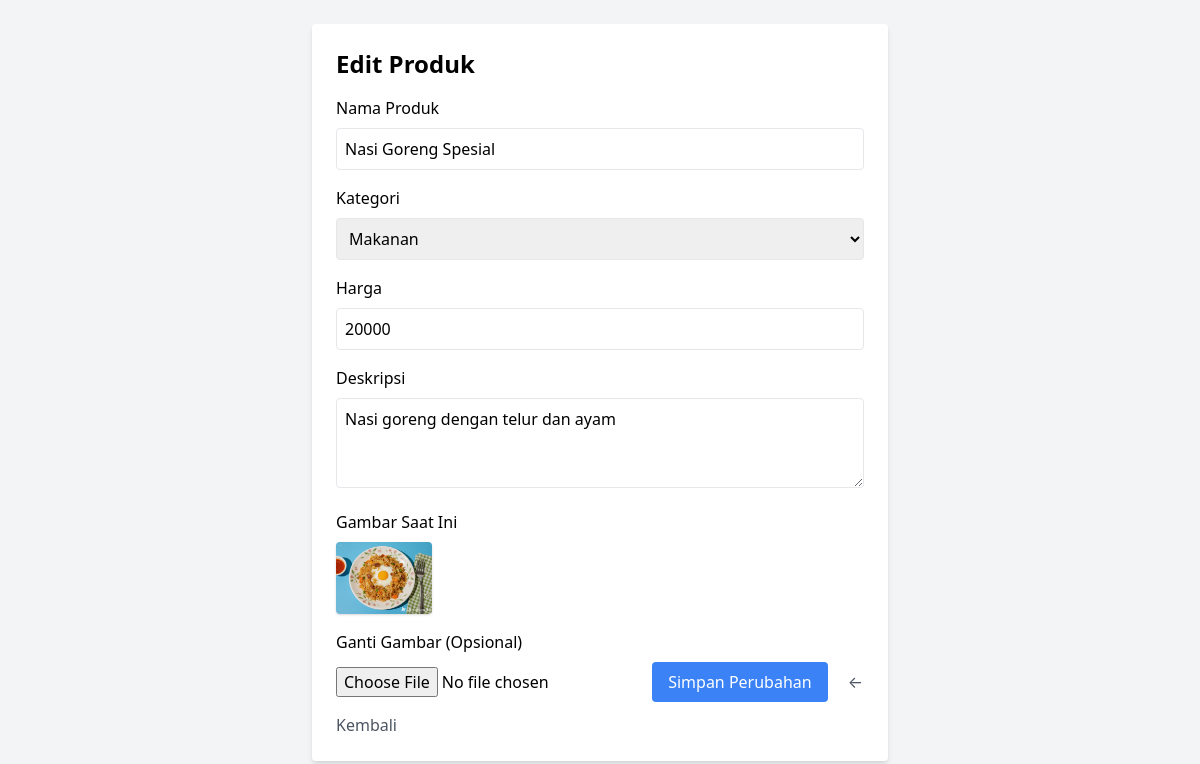
The app's page /edit_produk.php?id=1 (signed in) with its own data.
### tables this page shows
CREATE TABLE `produk` (
  `id_produk` int(11) NOT NULL,
  `nama_produk` varchar(100) DEFAULT NULL,
  `id_kategori` int(11) DEFAULT NULL,
  `harga` int(11) DEFAULT NULL,
  `deskripsi` text DEFAULT NULL,
  `gambar` varchar(255) DEFAULT NULL
);

CREATE TABLE `kategori` (
  `id_kategori` int(11) NOT NULL,
  `nama_kategori` varchar(50) DEFAULT NULL
);

### edit_produk.php (the view, shortened to what this page needs)
<?php
include 'koneksi.php';
$id = isset($_GET['id']) ? intval($_GET['id']) : 0;
$produk = mysqli_query($conn, "SELECT * FROM produk WHERE id_produk = $id");
$data = mysqli_fetch_assoc($produk);
$kategori = mysqli_query($conn, "SELECT * FROM kategori");
?>
<!DOCTYPE html>
<html>
<head>
  <link href="https://cdn.jsdelivr.net/npm/tailwindcss@2.2.19/dist/tailwind.min.css" rel="stylesheet">
</head>
<body class="bg-gray-100 p-6">
  <div class="max-w-xl mx-auto bg-white shadow-md rounded p-6">
    <h1 class="text-2xl font-bold text-amber-600 mb-4">Edit Produk</h1>
    <form method="POST" enctype="multipart/form-data">
      <label class="block mb-2">Nama Produk</label>
      <input type="text" name="nama" value="<?= $data['nama_produk'] ?>" required class="w-full border p-2 rounded mb-4">
      <label class="block mb-2">Kategori</label>
      <select name="kategori" required class="w-full border p-2 rounded mb-4">
        <?php while ($k = mysqli_fetch_assoc($kategori)) : ?>
          <option value="<?= $k['id_kategori'] ?>" <?= $k['id_kategori'] == $data['id_kategori'] ? 'selected' : '' ?>>
            <?= $k['nama_kategori'] ?>
          </option>
        <?php endwhile; ?>
      </select>
      <label class="block mb-2">Harga</label>
      <input type="number" name="harga" value="<?= $data['harga'] ?>" required class="w-full border p-2 rounded mb-4">
      <label class="block mb-2">Deskripsi</label>
      <textarea name="deskripsi" class="w-full border p-2 rounded mb-4" rows="3"><?= $data['deskripsi'] ?></textarea>
      <label class="block mb-2">Gambar Saat Ini</label>
      <img src="gambar/<?= $data['gambar'] ?>" class="w-24 mb-4 rounded shadow">
      <label class="block mb-2">Ganti Gambar (Opsional)</label>
      <input type="file" name="gambar" class="mb-4">
      <button type="submit" class="bg-blue-500 text-white px-4 py-2 rounded hover:bg-blue-600">Simpan Perubahan</button>
      <a href="kelola_produk.php" class="ml-4 text-gray-600">← Kembali</a>
    </form>
  </div>
</body>
</html>

### records on screen
produk: nama "Nasi Goreng Spesial", kategori "Makanan", harga "20000", deskripsi "Nasi goreng dengan telur dan ayam", gambar (picture)
